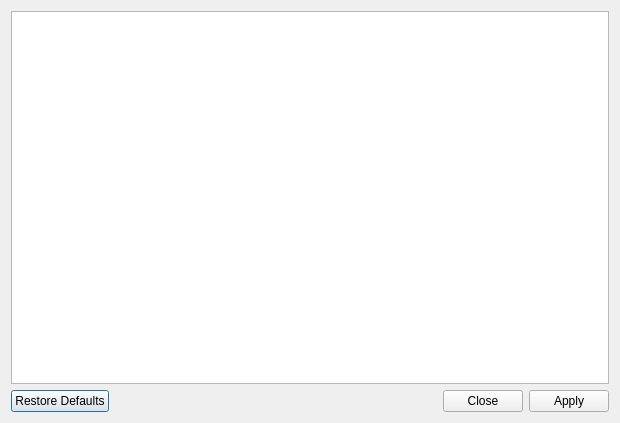
<?xml version="1.0" encoding="UTF-8"?>
<ui version="4.0">
 <class>CssDebugDialog</class>
 <widget class="QDialog" name="CssDebugDialog">
  <property name="geometry">
   <rect>
    <x>0</x>
    <y>0</y>
    <width>620</width>
    <height>423</height>
   </rect>
  </property>
  <property name="windowTitle">
   <string>SQLiteStudio CSS console</string>
  </property>
  <layout class="QVBoxLayout" name="verticalLayout">
   <item>
    <widget class="QPlainTextEdit" name="cssEdit"/>
   </item>
   <item>
    <widget class="QDialogButtonBox" name="buttonBox">
     <property name="orientation">
      <enum>Qt::Horizontal</enum>
     </property>
     <property name="standardButtons">
      <set>QDialogButtonBox::Apply|QDialogButtonBox::Close|QDialogButtonBox::RestoreDefaults</set>
     </property>
    </widget>
   </item>
  </layout>
 </widget>
 <resources/>
 <connections>
  <connection>
   <sender>buttonBox</sender>
   <signal>accepted()</signal>
   <receiver>CssDebugDialog</receiver>
   <slot>accept()</slot>
   <hints>
    <hint type="sourcelabel">
     <x>248</x>
     <y>254</y>
    </hint>
    <hint type="destinationlabel">
     <x>157</x>
     <y>274</y>
    </hint>
   </hints>
  </connection>
  <connection>
   <sender>buttonBox</sender>
   <signal>rejected()</signal>
   <receiver>CssDebugDialog</receiver>
   <slot>reject()</slot>
   <hints>
    <hint type="sourcelabel">
     <x>316</x>
     <y>260</y>
    </hint>
    <hint type="destinationlabel">
     <x>286</x>
     <y>274</y>
    </hint>
   </hints>
  </connection>
 </connections>
</ui>
